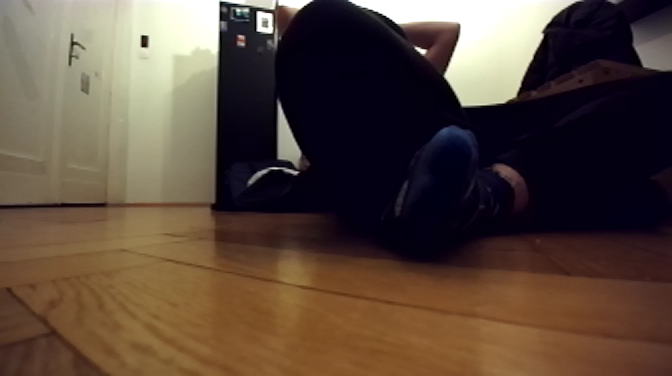
#> input picture images/stereoLeft/stereoLeft0.png, 672 x 376 px; its folder holds 4 pictures in this run
$ python ycalib.py
#> lines starting #> are read from the running program, lines starting #| are printed output that depends on the picture
import numpy as np
import cv2 as cv
import glob
from os import mkdir
from os.path import isdir, join

# Parameters
chessboardSize = (7, 7)
frameSize = (672, 376)
size_of_chessboard_squares_mm = 20
calibration_images_dir_left = 'images/stereoLeft/'
calibration_images_dir_right = 'images/stereoRight/'
output_dir = 'Calibration_Files'

# Prepare object points
objp = np.zeros((chessboardSize[0]*chessboardSize[1], 3), np.float32)
objp[:, :2] = np.mgrid[0:chessboardSize[0], 0:chessboardSize[1]].T.reshape(-1, 2) * size_of_chessboard_squares_mm

# Arrays to store object points and image points
objpoints = []  # 3d points in real world space
imgpointsL = []  # 2d points in left image plane
imgpointsR = []  # 2d points in right image plane

# Criteria for subpixel corner detection
criteria = (cv.TERM_CRITERIA_EPS + cv.TERM_CRITERIA_MAX_ITER, 30, 0.001)

def find_chessboard_corners(images_dir, chessboardSize, criteria):
    """
    Find and refine chessboard corners in images from a given directory.
    """
#> called with images_dir = 'images/stereoLeft/', chessboardSize = (7, 7), criteria = (3, 30, 0.001)
    images = sorted(glob.glob(join(images_dir, '*.png')))
    objpoints_temp = []  # Temporary list to hold objpoints for valid images
    imgpoints_temp = []  # Temporary list to store image points for valid images
    for img_path in images:
        img = cv.imread(img_path)
#> img is the input picture: shape (376, 672, 3); mean B, G, R 60.9, 72.1, 89.1
        gray = cv.cvtColor(img, cv.COLOR_BGR2GRAY)
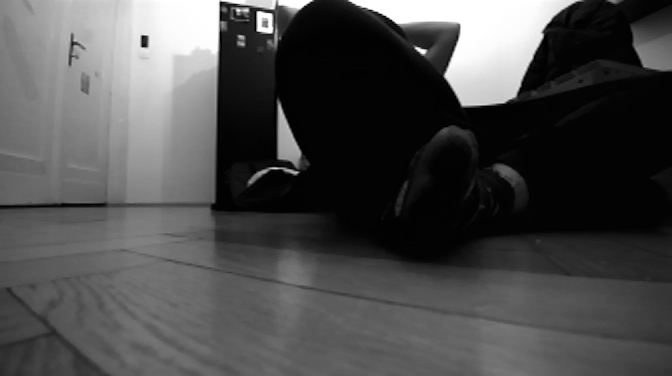
#> gray: shape (376, 672); min 0, max 255, mean 75.9
        ret, corners = cv.findChessboardCorners(gray, chessboardSize, None)
#> ret = False; corners = None
        if ret:
            corners2 = cv.cornerSubPix(gray, corners, (11, 11), (-1, -1), criteria)
            imgpoints_temp.append(corners2)
            objpoints_temp.append(objp)
#> pass 2 of the loop in find_chessboard_corners, `for img_path in images:`:
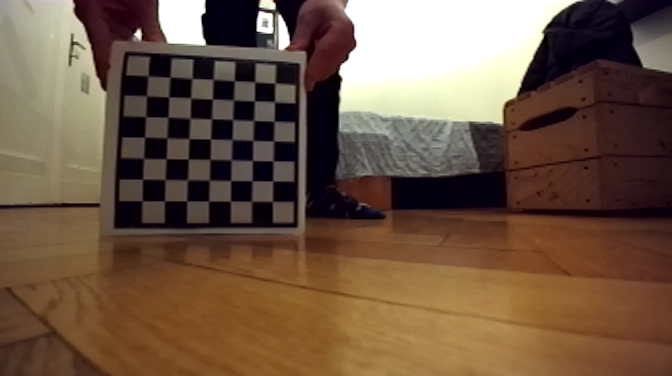
#> input picture images/stereoLeft/stereoLeft1.png, 672 x 376 px
#> in find_chessboard_corners, img is the input picture: shape (376, 672, 3); mean B, G, R 69, 87.3, 110.8
#> in find_chessboard_corners, `gray = cv.cvtColor(img, cv.COLOR_BGR2GRAY)`:
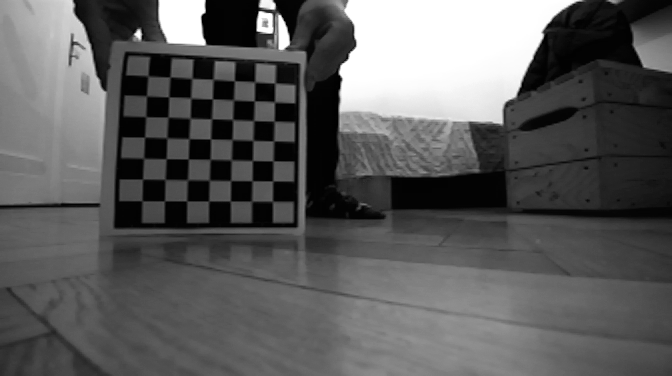
#> gray: shape (376, 672); min 0, max 255, mean 92.2
#> ret = True; corners = 49 rows, first 8: [147.9, 75.69], [170.1, 76.83], [191.7, 78.68], [212.8, 79.09], [234.4, 80.74], [254.8, 82.08], [274.8, 82.89], [146.5, 95.83]
#> corners2 = 49 rows, first 8: [147.9, 75.91], [170.1, 76.87], [191.8, 78.49], [213.2, 79.28], [234.2, 80.75], [254.7, 81.79], [274.8, 83.17], [146.5, 95.85]
#> pass 3 of the loop in find_chessboard_corners, `for img_path in images:`:
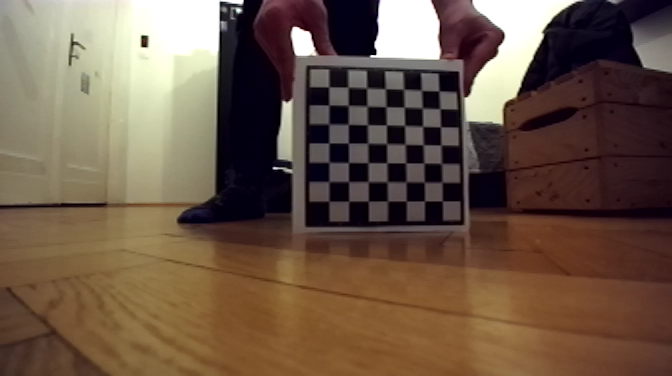
#> input picture images/stereoLeft/stereoLeft10.png, 672 x 376 px
#> in find_chessboard_corners, img is the input picture: shape (376, 672, 3); mean B, G, R 72.2, 88.1, 108.7
#> in find_chessboard_corners, `gray = cv.cvtColor(img, cv.COLOR_BGR2GRAY)`:
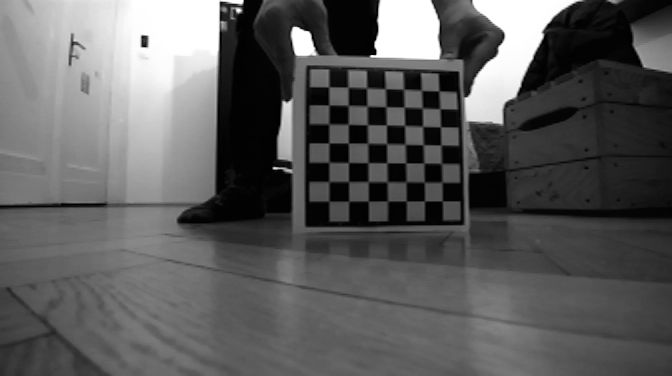
#> gray: shape (376, 672); min 0, max 255, mean 92.4
#> corners = 49 rows, first 8: [328.6, 86.82], [348.1, 86.82], [366.5, 87.86], [385.3, 88.81], [403.9, 88.87], [421.6, 90.38], [438.8, 90.8], [328.8, 104.9]
#> corners2 = 49 rows, first 8: [328.7, 86.83], [348.2, 87.11], [366.6, 87.9], [385.5, 88.63], [403.5, 89.13], [421.4, 90.35], [438.8, 90.87], [328.9, 104.9]
#> the loop made 4 passes; the first 3 are shown
    return objpoints_temp, imgpoints_temp

def calibrate_camera(objpoints, imgpoints, frameSize):
    """
    Calibrate the camera given object points and image points.
    """
#> (the run stopped early here; a loop or call above may not have finished)
